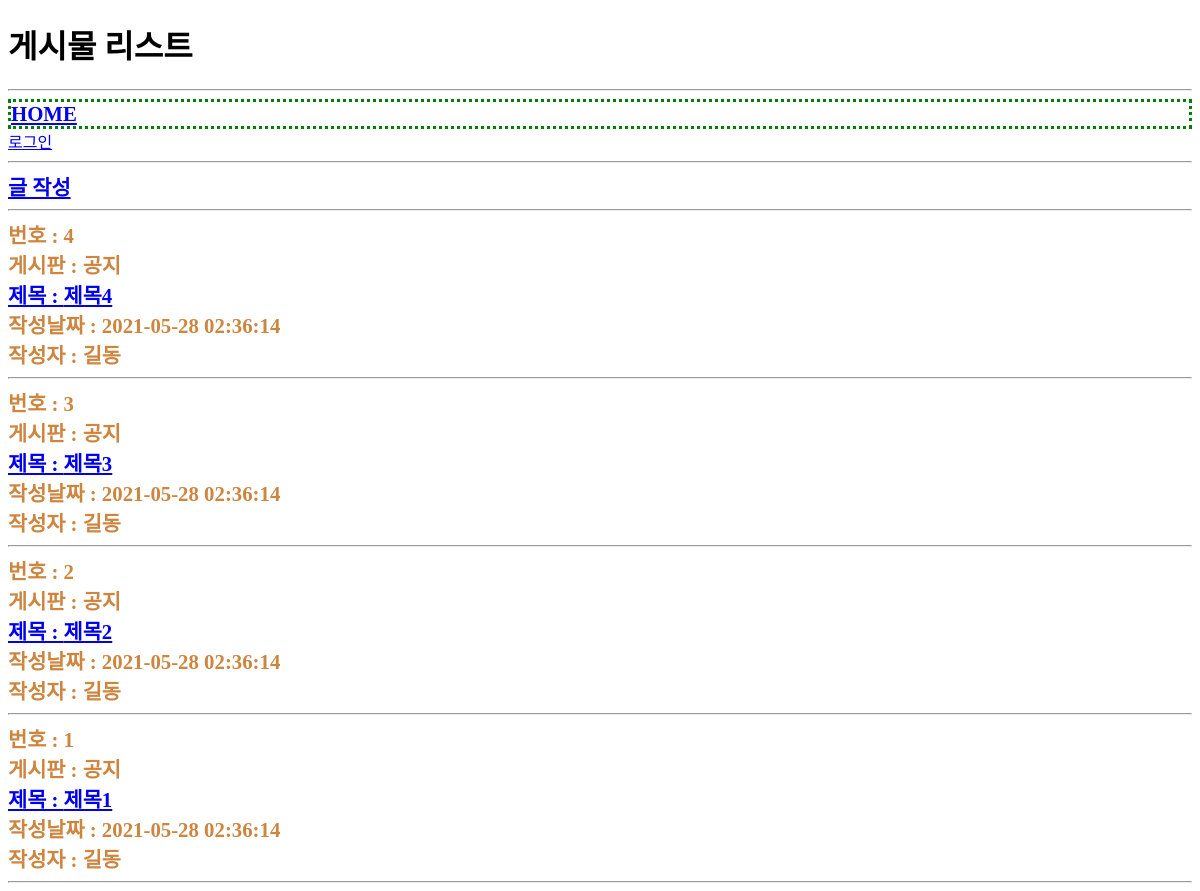
Screenshot of /usr/article/list.php with the database file from the repository.
### tables this page shows
CREATE TABLE article(
	id INT(10) UNSIGNED NOT NULL PRIMARY KEY AUTO_INCREMENT,
	regDate DATETIME NOT NULL,
	updateDate DATETIME NOT NULL,
	memberId INT(10) UNSIGNED NOT NULL,
	boardId INT(10) UNSIGNED NOT NULL,
	title VARCHAR(100) NOT NULL,
	`body` TEXT NOT NULL
);

CREATE TABLE board(
    id INT(10) UNSIGNED NOT NULL PRIMARY KEY AUTO_INCREMENT,
    regDate DATETIME NOT NULL,
    updateDate DATETIME NOT NULL,
    memberId INT(10) UNSIGNED NOT NULL,
    `name` VARCHAR(100) NOT NULL,
    `code` VARCHAR(100) NOT NULL
);

CREATE TABLE `member`(
	id INT(10) UNSIGNED NOT NULL PRIMARY KEY AUTO_INCREMENT,
	delStatus INT(1) UNSIGNED NOT NULL,
	regDate DATETIME NOT NULL,
	updateDate DATETIME NOT NULL,
	loginId CHAR(20) NOT NULL,
	loginPw CHAR(100) NOT NULL,
	`name` CHAR(20) NOT NULL,
	nickname CHAR(20) NOT NULL,
	cellphoneNo CHAR(20) NOT NULL,
	email CHAR(100) NOT NULL
);

### util.php (called while the page is built, shortened)
<?php
function DB__getRow($sql) {
  global $dbConn;
  $rs = mysqli_query($dbConn, $sql);
  $row = mysqli_fetch_assoc($rs);
  return $row;
}
function DB__getRows($sql) {
  global $dbConn;
  $rs = mysqli_query($dbConn, $sql);
  $rows = [];
  while ( $row = mysqli_fetch_assoc($rs) ) {
    $rows[] = $row;
  }
  return $rows;
}

### usr/article/list.php (the view, shortened to what this page needs)
<?php
$sql = "
SELECT * FROM article
ORDER BY id DESC;
";
$articles = DB__getRows($sql);
?>
<?php
$loginPage = true;
$pageTitle = "게시물 리스트";
?>
<?php require_once __DIR__ . "/../head.php"; ?>
<div>
  <a href="write.php">글 작성</a>
</div>
<hr>
<?php foreach($articles as $article){?>
    <?php
    $sqlGetMemberById = "
    SELECT * FROM member
    WHERE id = ${article['memberId']};
    ";
    $sqlGetBoardById = "
    SELECT * FROM board
    WHERE id = ${article['boardId']};
    ";
    $member = DB__getRow($sqlGetMemberById);
    $board = DB__getRow($sqlGetBoardById);
    $articleDetailUri = "detail.php?id=${article['id']}"
    ?>
    <div>
    번호 : <?=$article['id']?><br>
    게시판 : <?=$board['name']?><br>
    <a href="<?=$articleDetailUri?>">제목 : <?=$article['title']?></a><br>
    작성날짜 : <?=$article['regDate']?><br>
    작성자 : <?=$member['nickname']?>
    </div>
    <hr>
<?php } ?>
<?php require_once __DIR__ . "/../foot.php"; ?>

### usr/head.php (shortened to what this page needs)
<!DOCTYPE html>
<html lang="en">
<head>
  <link rel="stylesheet" href="/common.css">
</head>
<body>
  <h1><?=$pageTitle?></h1>
  <hr>
  <div class="home"><a href="/usr/member/userHome.php">HOME</a></div>
  <?php
  if($loginPage){
  if ( isset($_SESSION['loginedMemberId']) ) { ?>
  <a class="logout_button" onClick="if(!confirm('로그아웃 하시겠습니까?')){return false}" href="/usr/member/doLogout.php">로그아웃</a>
  <?php }else{ ?>
    <a class="login_button" href="/usr/member/login.php">로그인</a>
  <?php } ?>
<?php } ?>
  <hr>

### common.css (style rules this page uses)
div { font-size:1.3rem; font-weight: bold; color: peru; }
.home { display: block; color: green; border: dotted; size: 100px; }

### rows the page displays
article: id "4", boardId.name "공지", title "제목4", regDate "2021-05-28 02:36:14", memberId.nickname "길동"
article: id "3", boardId.name "공지", title "제목3", regDate "2021-05-28 02:36:14", memberId.nickname "길동"
article: id "2", boardId.name "공지", title "제목2", regDate "2021-05-28 02:36:14", memberId.nickname "길동"
article: id "1", boardId.name "공지", title "제목1", regDate "2021-05-28 02:36:14", memberId.nickname "길동"

### other values shown
$pageTitle "게시물 리스트"
